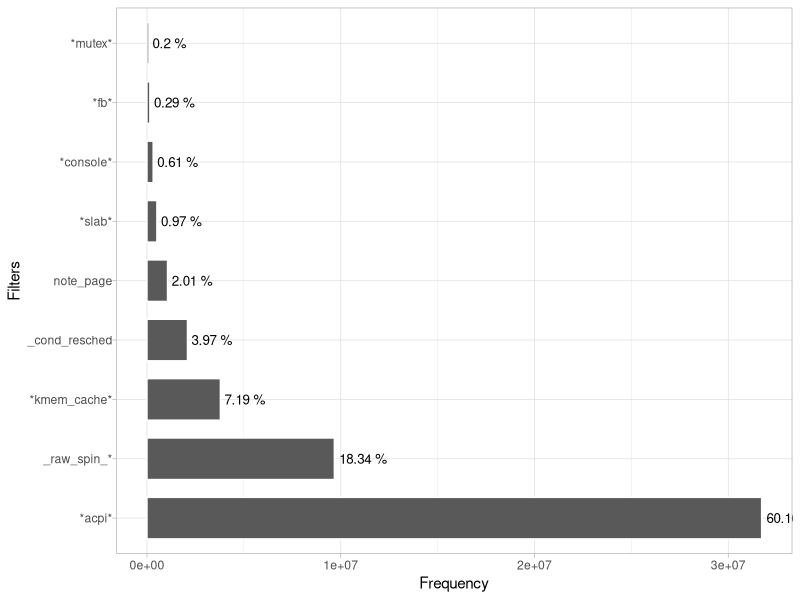

This figure's R source:
#!/usr/bin/env Rscript
library(ggplot2)
library(plyr)
library(scales)
library(ggrepel)
library(stringi)
# function_name,exit_time,duration,depth,process

filters <- c('note_page',
            '*kmem_cache*',
            '*slab*',
            '*acpi*',
            '_raw_spin_*',
            '*mutex*',
            '_cond_resched',
            '*console*',
            '*fb*'
          )
data <- read.table("./bootup-trace/rscript/bootup-func-frequencies.csv", header=T, sep=",")

total <- sum(data$freq)

reste <- subset(data, !grepl(paste(filters, collapse = '|'), function_name))
# colnames(data_stat) <- c("filter", "total_func", "total_freq", "percentage")
data_stat = data.frame(filter = 'reste', 
                       total_func = length(reste$function_name), 
                       total_freq = sum(reste$freq), 
                       percentage = round(100 * (sum(reste$freq)/total), 2))

for (filter in filters) 
{
  result = subset(data,  grepl(glob2rx(filter) , function_name))
  new_row = data.frame(filter = filter, 
                       total_func = length(result$function_name), 
                       total_freq = sum(result$freq), 
                       percentage = round(100 * (sum(result$freq)/total), 2))

  data_stat <- rbind(data_stat, new_row)
}
colors <- c("#6f2d54", "#1f2054", "#ff0d54", "#1f2054", "#3f2054", "#9f2d54", "#6f2d54", "#1f2054", "#ff0d54")
data_stat <- subset(data_stat, filter != 'reste')

plot <- ggplot(data_stat, aes(reorder(filter, -total_freq))) +
  geom_bar(aes(weight = total_freq),  width= 0.7, colour="white") +
  coord_flip() +
  # geom_label_repel(aes(y=freq, label=paste(data_freq$percentage, "%")),
  #                  size = 3, segment.size = 0.3, colour="black", fill="white",
  #                  min.segment.length = unit(0, "lines"), nudge_x = 0
  # ) +
  geom_text(aes(y=total_freq, label=paste(percentage,'%') ), colour='black', size = 3.4,
            position=position_dodge(width=0.9), hjust=-0.1) +
  # scale_fill_manual(values = colors) +
  labs(x ="Filters", y ="Frequency") +
  theme_light() +
  theme(
    legend.position = c(0.94,0.91),
    legend.title=element_blank(),
    # axis.text.x = element_blank(),
    # axis.text.x = element_text(angle = 20, hjust = 1, vjust=1, size = 10),
    axis.text.y = element_text(margin = margin(t=2,b=1))
  )
plot(plot)


